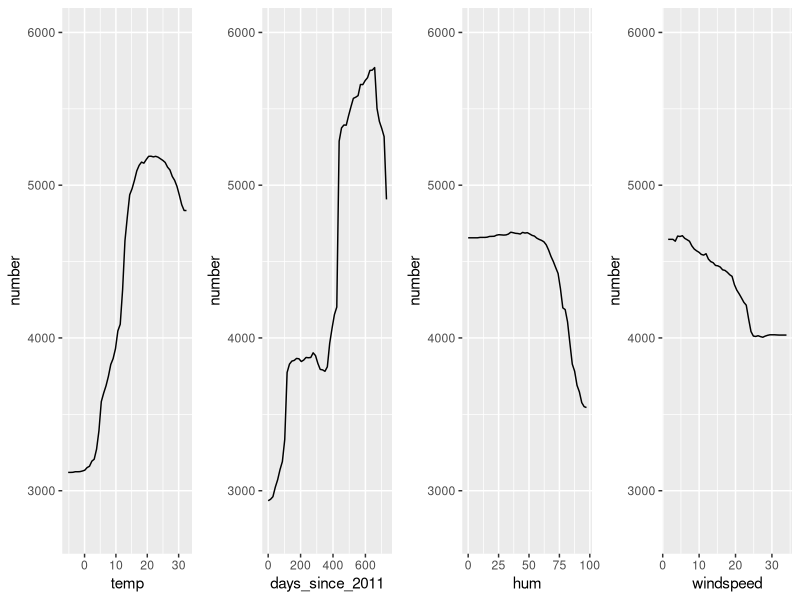

Recreate this plot in R.
## ---- chunk 1
knitr::opts_chunk$set(echo = TRUE)
## ---- chunk 2
library(randomForest)
datos=read.csv('df_modificado.csv')
datos=datos[,-1]
modelo=randomForest(cnt~.,data=datos)

## ---- chunk 3
library(gridExtra)
library(ggplot2)

par(mfrow = c(2, 2))

pdp1 <- partialPlot(modelo, datos, temp,plot=FALSE)
pdp2 <- partialPlot(modelo, datos, days_since_2011,plot=FALSE)
pdp3 <- partialPlot(modelo, datos, hum,plot=FALSE)
pdp4 <- partialPlot(modelo, datos, windspeed,plot=FALSE)

## ---- chunk 4
gg1=data.frame(pdp1$x,pdp1$y)
colnames(gg1)=c('temp','number')
gg2=data.frame(pdp2$x,pdp2$y)
colnames(gg2)=c('days_since_2011','number')
gg3=data.frame(pdp3$x,pdp3$y)
colnames(gg3)=c('hum','number')
gg4=data.frame(pdp4$x,pdp4$y)
colnames(gg4)=c('windspeed','number')



## ---- chunk 5
g1=ggplot(gg1,aes(x=temp,y=number))+geom_line()+ylim(2750,6000)

g2=ggplot(gg2,aes(x=days_since_2011,y=number))+geom_line()+ylim(2750,6000)

g3=ggplot(gg3,aes(x=hum,y=number))+geom_line()+ylim(2750,6000)

g4=ggplot(gg4,aes(x=windspeed,y=number))+geom_line()+ylim(2750,6000)


## ---- chunk 6
grid.arrange(g1,g2,g3,g4,ncol=4)
